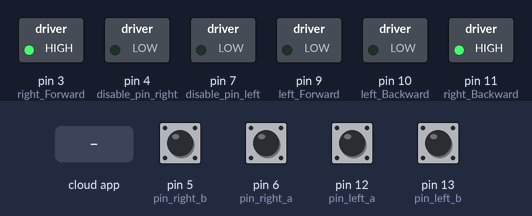
This sketch was run on a simulated Arduino Uno, built with avr-gcc and run on an emulated ATmega328P. Parts: switched loads named in the sketch (green lamp = pin HIGH). Inputs (shaded band) come from the test bench; at power-on: pin 5 (pin_right_b), pin 6 (pin_right_a), pin 12 (pin_left_a), pin 13 (pin_left_b) LOW. The ROS host is connected and sends only what is stated.

Above: at 1.2 s.
1.3 s: pin 6 (pin_right_a) pulled HIGH for 0.15 s
2.9 s: pin 12 (pin_left_a) pulled HIGH for 0.15 s
At 3.3 s:
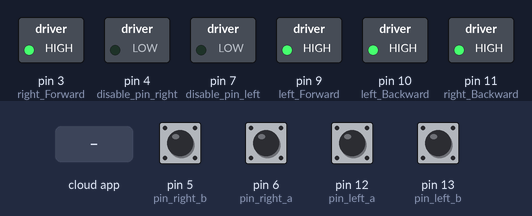
4.5 s: the phone or cloud app sets linear.x to -100
At 5.3 s:
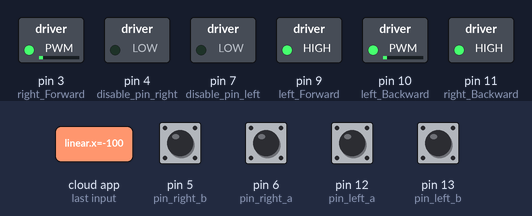
6.1 s: the phone or cloud app sets angular.z to -100
At 8.99 s:
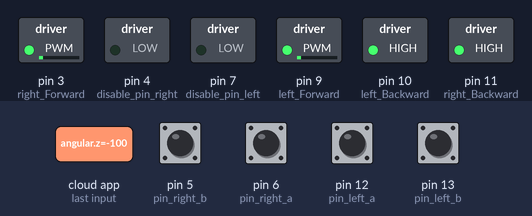
9.1 s: the phone or cloud app sets angular.z to 0
At 9.32 s:
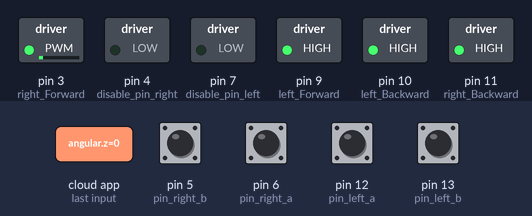
11.1 s: the phone or cloud app sets angular.z to -100
At 14.8 s:
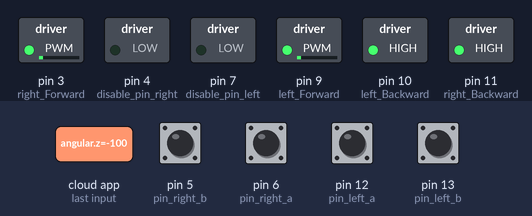
Timing chart, 0 to 15.1 s (numbered marks = the images above; inputs shaded):
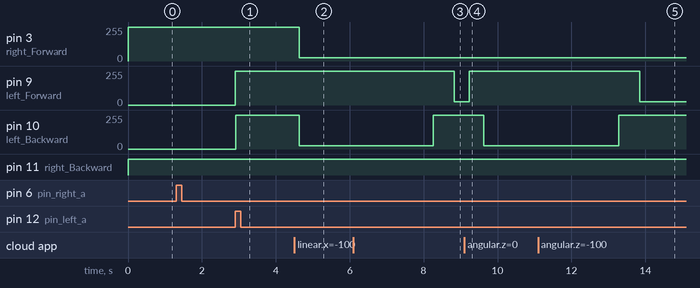

The sketch:

clover_firmware.ino
```cpp
#if (ARDUINO >= 100)
 #include <Arduino.h>
#else
 #include <WProgram.h>
#endif
#include <ros.h>
#include <geometry_msgs/Twist.h>
#include <std_msgs/Float32.h>
#include <PinChangeInterrupt.h>
#include <math.h>

// Pins
#define pin_left_a 12
#define pin_left_b 13
#define pin_right_a 6
#define pin_right_b 5
#define disable_pin_left 7
#define disable_pin_right 4
#define left_Forward 9
#define left_Backward 10
#define right_Forward 3
#define right_Backward 11

float x;
float y;
float z;
volatile long left_ticks = 0;
volatile long right_ticks = 0;
volatile float tmp_left = 0;
volatile float tmp_right = 0;

double elapsed_time;
unsigned long t_now;
unsigned long t_prev = 0;

double error_left = 0;
double error_right = 0;

double error_cum_left = 0;
double error_cum_right = 0;

int K = 340; //(2*pi)e6/18800 (ticks per turn)
double kp = 50;
double ki = 0.02e-2; //being time computed in microseconds, this value should be very small

ros::NodeHandle nh;
std_msgs::Float32 left_wheel_speed;
std_msgs::Float32 right_wheel_speed;


void velCallback(  const geometry_msgs::Twist& vel) {


     x = vel.linear.x; // I CAN USE VEL AS I WANT
     y = vel.linear.y;
     z = vel.angular.z;

     x = x/3.33;
     z = z/2;
    }


ros::Subscriber<geometry_msgs::Twist> sub("cmd_vel", velCallback);
ros::Publisher pub_l("left_speed", &left_wheel_speed);
ros::Publisher pub_r("right_speed", &right_wheel_speed);


void setup() {

    pinMode(left_Forward, OUTPUT);
    pinMode(left_Backward, OUTPUT);
    pinMode(right_Forward, OUTPUT);
    pinMode(right_Backward, OUTPUT);
    pinMode(disable_pin_left, OUTPUT);
    pinMode(disable_pin_right, OUTPUT);
    pinMode(pin_left_a, INPUT);
    pinMode(pin_left_b, INPUT);
    pinMode(pin_right_a, INPUT);
    pinMode(pin_right_b, INPUT);

//    //Set the pins mode through registers (1-->OUTPUT, 0-->INPUT)
//    DDRB = B0011111;  //PORT B: pins(13,..,8)
//    DDRD = DDRD|B1001100;  //PORT D: pins(0,..,7)
//
//    //set timer0 interrupt at 2kHz
//    TCCR0A = 0;// set entire TCCR0A register to 0
//    TCCR0B = 0;// same for TCCR0B
//    TCNT0  = 0;//initialize counter value to 0
//
//    // set compare match register for 2khz increments
//    OCR0A = 124;// = (16*10^6) / (2000*64) - 1 (must be <256)
//    TCCR0A |= (1 << WGM01); // turn on CTC mode
//    TCCR0B |= (1 << CS01) | (1 << CS00);  // Set CS01 and CS00 bits for 64 prescaler
//    TIMSK0 |= (1 << OCIE0A);  // enable timer compare interrupt
//
//    sei(); //allow interrupts
//
    // settings for TIMER 1: pins 9, 10
    TCCR1A = _BV(COM0A1) | _BV(COM0B1) | _BV(WGM00);
    TCCR1B = _BV(CS00);

    // settings for TIMER 2: pins 3, 11
    TCCR2A = _BV(COM0A1) | _BV(COM0B1) | _BV(WGM00);
    TCCR2B = _BV(CS00);


    nh.initNode();
    nh.subscribe(sub);
    nh.advertise(pub_l);
    nh.advertise(pub_r);

    Serial.begin(57600);

    digitalWrite(disable_pin_left, LOW);
    digitalWrite(disable_pin_right, LOW);

    // attach the new PinChangeInterrupts and enable event functions below
    attachPinChangeInterrupt(digitalPinToPinChangeInterrupt(pin_left_a), left_ticks_a, RISING);
//    attachPinChangeInterrupt(digitalPinToPinChangeInterrupt(pin_left_b), left_ticks_b, RISING);
    attachPinChangeInterrupt(digitalPinToPinChangeInterrupt(pin_right_a), right_ticks_a, RISING);
//    attachPinChangeInterrupt(digitalPinToPinChangeInterrupt(pin_right_b), right_ticks_b, RISING);
}

void loop() {
      ////////// compute wheels speed from encoder readings //////////////

      static long left_ticks_prev = 0;
      static long right_ticks_prev = 0;
      static long time_prev = 0;
      long int time_now = micros();

      tmp_left = K*((float)(left_ticks - left_ticks_prev)/(time_now - time_prev));
      tmp_right = K*((float)(right_ticks - right_ticks_prev)/(time_now - time_prev));
      left_wheel_speed.data = tmp_left;
      right_wheel_speed.data = tmp_right;
      left_ticks_prev = left_ticks;
      right_ticks_prev = right_ticks;
      time_prev = time_now;

      // publish the topics
      pub_l.publish(&left_wheel_speed);
      pub_r.publish(&right_wheel_speed);
      nh.spinOnce();

      /////////// set motor speed ////////////////////
      double u_left;
      double u_right;

      double left_vel = (x - z);
      double right_vel = (x + z);

      // with max PWM value = 230 (90% of 255), 4.8 rad/s. Maximum linear speed = 0.48 m/s
      if (left_vel>0.45)    //impone max wheels speed: 0.4 m/s --> 4 rad/s
       left_vel = 0.45;
      if (right_vel>0.45)
       right_vel = 0.45;
      if (left_vel<-0.45)
       left_vel = -0.45;
      if (right_vel<-0.45)
       right_vel = -0.45;

      t_now = micros();
      elapsed_time = (double)(t_now - t_prev);

      //Compute error values
      error_left = left_vel/0.1-left_wheel_speed.data;
      error_right = right_vel/0.1-right_wheel_speed.data;


      //Compute comulated error values
      error_cum_left += error_left*elapsed_time;
      error_cum_right += error_right*elapsed_time;

      u_left = kp*error_left + ki*error_cum_left;
      u_right = kp*error_right + ki*error_cum_right;

     // add control variable saturation
     if(u_left>230)
      u_left = 230;
     if(u_right>230)
      u_right = 230;
     if(u_left<-230)
      u_left = -230;
     if(u_right<-230)
      u_right = -230;

     t_prev = t_now;

     // PWM

     if (u_left > 0){
          OCR1A = 255-(int)u_left;   // 230/0.48 = 480 --> 0.4*480 = 192 (75% absolute max pwm, 83% max raccomended pwm)
          OCR1B = 255;
          }
     else if(u_left < 0){
          OCR1A = 255;
          OCR1B = 255-(int)abs(u_left);
          }
     else{
          OCR2A = 255;
          OCR2B = 255;
          }
     if (u_right > 0){
          OCR2A = 255-(int)u_right;   // 230/0.48 = 480 --> 0.4*480 = 192 (75% absolute max pwm, 83% max raccomended pwm)
          OCR2B = 255;
          }
     else if(u_right <= 0){
          OCR2A = 255;
          OCR2B = 255-(int)abs(u_right);
          }
     else{
          OCR2A = 255;
          OCR2B = 255;
          }
     nh.spinOnce();
     delay(5); //200 Hz
}


///////////////////////////////////////////////////////
////// INTERRUPTS SUBROUTINES DEFINITION //////////////
///////////////////////////////////////////////////////


void left_ticks_a(void) {
  if((PINB & B00100000)==32)  //ADD EXPLANATION FOR HUMANS
    left_ticks--;  // increase value
  else
    left_ticks++;  // decrease value
}
//
//void left_ticks_b(void) {
//  if((PINB & B00010000)==16)
//    left_ticks++;  // increase value
//  else
//    left_ticks--;  // decrease value
//}

void right_ticks_a(void) {
  if((PIND & B00100000)==32)
    right_ticks--;  // increase value
  else
    right_ticks++;  // decrease value
}

//void right_ticks_b(void) {
//  if((PIND & B01000000)==64)
//    right_ticks++;  // increase value
//  else
//    right_ticks--;  // decrease value
//}
```

Measured:
- after the input at 2.9 s, pin 9 (left_Forward), pin 10 (left_Backward): 0/255 → 255/255 at once
- after the input at 4.5 s, pin 3 (right_Forward), pin 10 (left_Backward): 255/255 → 25/255 after 0.13 s
- after the input at 6.1 s, pin 9 (left_Forward): 255/255 → 25/255 after 2.7 s; pin 10 (left_Backward): 25/255 → 255/255 after 2.2 s
- after the input at 9.1 s, pin 9 (left_Forward): 25/255 → 255/255 after 0.14 s; pin 10 (left_Backward): 255/255 → 25/255 after 0.53 s
- after the input at 11.1 s, pin 9 (left_Forward): 255/255 → 25/255 after 2.7 s; pin 10 (left_Backward): 25/255 → 255/255 after 2.2 s
